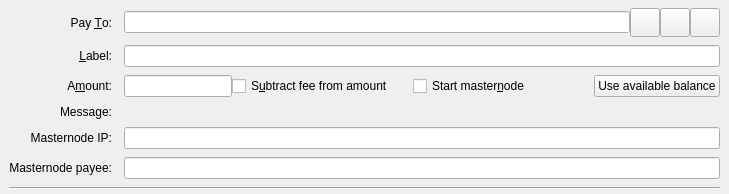
<?xml version="1.0" encoding="UTF-8"?>
<ui version="4.0">
 <class>SendCoinsEntry</class>
 <widget class="QStackedWidget" name="SendCoinsEntry">
  <property name="geometry">
   <rect>
    <x>0</x>
    <y>0</y>
    <width>729</width>
    <height>150</height>
   </rect>
  </property>
  <property name="focusPolicy">
   <enum>Qt::TabFocus</enum>
  </property>
  <property name="autoFillBackground">
   <bool>false</bool>
  </property>
  <widget class="QFrame" name="SendCoins">
   <property name="toolTip">
    <string>This is a normal payment.</string>
   </property>
   <property name="frameShape">
    <enum>QFrame::NoFrame</enum>
   </property>
   <layout class="QGridLayout" name="gridLayout">
    <property name="topMargin">
     <number>8</number>
    </property>
    <property name="bottomMargin">
     <number>4</number>
    </property>
    <property name="horizontalSpacing">
     <number>12</number>
    </property>
    <property name="verticalSpacing">
     <number>8</number>
    </property>
    <item row="0" column="0">
     <widget class="QLabel" name="payToLabel">
      <property name="text">
       <string>Pay &amp;To:</string>
      </property>
      <property name="alignment">
       <set>Qt::AlignRight|Qt::AlignTrailing|Qt::AlignVCenter</set>
      </property>
      <property name="buddy">
       <cstring>payTo</cstring>
      </property>
     </widget>
    </item>
    <item row="0" column="1">
     <layout class="QHBoxLayout" name="payToLayout">
      <property name="spacing">
       <number>0</number>
      </property>
      <item>
       <widget class="QValidatedLineEdit" name="payTo">
        <property name="toolTip">
         <string>The Cryptroxcoin address to send the payment to</string>
        </property>
       </widget>
      </item>
      <item>
       <widget class="QToolButton" name="addressBookButton">
        <property name="toolTip">
         <string>Choose previously used address</string>
        </property>
        <property name="text">
         <string/>
        </property>
        <property name="icon">
         <iconset resource="../bitcoin.qrc">
          <normaloff>:/icons/address-book</normaloff>:/icons/address-book</iconset>
        </property>
        <property name="iconSize">
         <size>
          <width>22</width>
          <height>22</height>
         </size>
        </property>
        <property name="shortcut">
         <string>Alt+A</string>
        </property>
       </widget>
      </item>
      <item>
       <widget class="QToolButton" name="pasteButton">
        <property name="toolTip">
         <string>Paste address from clipboard</string>
        </property>
        <property name="text">
         <string/>
        </property>
        <property name="icon">
         <iconset resource="../bitcoin.qrc">
          <normaloff>:/icons/editpaste</normaloff>:/icons/editpaste</iconset>
        </property>
        <property name="iconSize">
         <size>
          <width>22</width>
          <height>22</height>
         </size>
        </property>
        <property name="shortcut">
         <string>Alt+P</string>
        </property>
       </widget>
      </item>
      <item>
       <widget class="QToolButton" name="deleteButton">
        <property name="toolTip">
         <string>Remove this entry</string>
        </property>
        <property name="text">
         <string/>
        </property>
        <property name="icon">
         <iconset resource="../bitcoin.qrc">
          <normaloff>:/icons/remove</normaloff>:/icons/remove</iconset>
        </property>
        <property name="iconSize">
         <size>
          <width>22</width>
          <height>22</height>
         </size>
        </property>
       </widget>
      </item>
     </layout>
    </item>
    <item row="1" column="0">
     <widget class="QLabel" name="labellLabel">
      <property name="text">
       <string>&amp;Label:</string>
      </property>
      <property name="alignment">
       <set>Qt::AlignRight|Qt::AlignTrailing|Qt::AlignVCenter</set>
      </property>
      <property name="buddy">
       <cstring>addAsLabel</cstring>
      </property>
     </widget>
    </item>
    <item row="1" column="1">
     <widget class="QLineEdit" name="addAsLabel">
      <property name="toolTip">
       <string>Enter a label for this address to add it to the list of used addresses</string>
      </property>
     </widget>
    </item>
    <item row="2" column="0">
     <widget class="QLabel" name="amountLabel">
      <property name="text">
       <string>A&amp;mount:</string>
      </property>
      <property name="alignment">
       <set>Qt::AlignRight|Qt::AlignTrailing|Qt::AlignVCenter</set>
      </property>
      <property name="buddy">
       <cstring>payAmount</cstring>
      </property>
     </widget>
    </item>
    <item row="2" column="1">
     <layout class="QHBoxLayout" name="horizontalLayoutAmount" stretch="0,1,1,0">
      <item>
       <widget class="BitcoinAmountField" name="payAmount"/>
      </item>
      <item>
       <widget class="QCheckBox" name="checkboxSubtractFeeFromAmount">
        <property name="toolTip">
         <string>The fee will be deducted from the amount being sent. The recipient will receive less Cryptroxcoins than you enter in the amount field. If multiple recipients are selected, the fee is split equally.</string>
        </property>
        <property name="text">
         <string>S&amp;ubtract fee from amount</string>
        </property>
       </widget>
      </item>
      <item>
       <widget class="QCheckBox" name="checkboxStartMasternode">
        <property name="toolTip">
         <string>Collateral will start masternode.</string>
        </property>
        <property name="text">
         <string>Start master&amp;node</string>
        </property>
       </widget>
      </item>
      <item>
       <widget class="QPushButton" name="useAvailableBalanceButton">
        <property name="text">
         <string>Use available balance</string>
        </property>
       </widget>
      </item>
     </layout>
    </item>
    <item row="3" column="0">
     <widget class="QLabel" name="messageLabel">
      <property name="text">
       <string>Message:</string>
      </property>
      <property name="alignment">
       <set>Qt::AlignRight|Qt::AlignTrailing|Qt::AlignVCenter</set>
      </property>
     </widget>
    </item>
    <item row="3" column="1">
     <widget class="QLabel" name="messageTextLabel">
      <property name="toolTip">
       <string>A message that was attached to the Cryptroxcoin: URI which will be stored with the transaction for your reference. Note: This message will not be sent over the Cryptroxcoin network.</string>
      </property>
      <property name="textFormat">
       <enum>Qt::PlainText</enum>
      </property>
     </widget>
    </item>
    <item row="4" column="0">
     <widget class="QLabel" name="labelMasternodeIP">
      <property name="text">
       <string>Masternode IP:</string>
      </property>
      <property name="alignment">
       <set>Qt::AlignRight|Qt::AlignTrailing|Qt::AlignVCenter</set>
      </property>
      <property name="buddy">
       <cstring>masternodeIP</cstring>
      </property>
     </widget>
    </item>
    <item row="4" column="1">
     <widget class="QValidatedLineEdit" name="masternodeIP">
      <property name="toolTip">
       <string>Enter a masternode IP address.</string>
      </property>
     </widget>
    </item>
    <item row="5" column="0">
     <widget class="QLabel" name="labelMasternodePayee">
      <property name="text">
       <string>Masternode payee:</string>
      </property>
      <property name="alignment">
       <set>Qt::AlignRight|Qt::AlignTrailing|Qt::AlignVCenter</set>
      </property>
      <property name="buddy">
       <cstring>masternodePayee</cstring>
      </property>
     </widget>
    </item>
    <item row="5" column="1">
     <widget class="QValidatedLineEdit" name="masternodePayee">
      <property name="toolTip">
       <string>Enter a masternode payee address or leave empty if same as Pay To address.</string>
      </property>
     </widget>
    </item>
    <item row="6" column="0" colspan="2">
     <widget class="Line" name="line">
      <property name="orientation">
       <enum>Qt::Horizontal</enum>
      </property>
     </widget>
    </item>
   </layout>
  </widget>
  <widget class="QFrame" name="SendCoins_UnauthenticatedPaymentRequest">
   <property name="palette">
    <palette>
     <active>
      <colorrole role="WindowText">
       <brush brushstyle="SolidPattern">
        <color alpha="255">
         <red>0</red>
         <green>0</green>
         <blue>0</blue>
        </color>
       </brush>
      </colorrole>
      <colorrole role="Button">
       <brush brushstyle="SolidPattern">
        <color alpha="255">
         <red>255</red>
         <green>255</green>
         <blue>127</blue>
        </color>
       </brush>
      </colorrole>
      <colorrole role="Light">
       <brush brushstyle="SolidPattern">
        <color alpha="255">
         <red>255</red>
         <green>255</green>
         <blue>255</blue>
        </color>
       </brush>
      </colorrole>
      <colorrole role="Midlight">
       <brush brushstyle="SolidPattern">
        <color alpha="255">
         <red>255</red>
         <green>255</green>
         <blue>191</blue>
        </color>
       </brush>
      </colorrole>
      <colorrole role="Dark">
       <brush brushstyle="SolidPattern">
        <color alpha="255">
         <red>127</red>
         <green>127</green>
         <blue>63</blue>
        </color>
       </brush>
      </colorrole>
      <colorrole role="Mid">
       <brush brushstyle="SolidPattern">
        <color alpha="255">
         <red>170</red>
         <green>170</green>
         <blue>84</blue>
        </color>
       </brush>
      </colorrole>
      <colorrole role="Text">
       <brush brushstyle="SolidPattern">
        <color alpha="255">
         <red>0</red>
         <green>0</green>
         <blue>0</blue>
        </color>
       </brush>
      </colorrole>
      <colorrole role="BrightText">
       <brush brushstyle="SolidPattern">
        <color alpha="255">
         <red>255</red>
         <green>255</green>
         <blue>255</blue>
        </color>
       </brush>
      </colorrole>
      <colorrole role="ButtonText">
       <brush brushstyle="SolidPattern">
        <color alpha="255">
         <red>0</red>
         <green>0</green>
         <blue>0</blue>
        </color>
       </brush>
      </colorrole>
      <colorrole role="Base">
       <brush brushstyle="SolidPattern">
        <color alpha="255">
         <red>255</red>
         <green>255</green>
         <blue>255</blue>
        </color>
       </brush>
      </colorrole>
      <colorrole role="Window">
       <brush brushstyle="SolidPattern">
        <color alpha="255">
         <red>255</red>
         <green>255</green>
         <blue>127</blue>
        </color>
       </brush>
      </colorrole>
      <colorrole role="Shadow">
       <brush brushstyle="SolidPattern">
        <color alpha="255">
         <red>0</red>
         <green>0</green>
         <blue>0</blue>
        </color>
       </brush>
      </colorrole>
      <colorrole role="AlternateBase">
       <brush brushstyle="SolidPattern">
        <color alpha="255">
         <red>255</red>
         <green>255</green>
         <blue>191</blue>
        </color>
       </brush>
      </colorrole>
      <colorrole role="ToolTipBase">
       <brush brushstyle="SolidPattern">
        <color alpha="255">
         <red>255</red>
         <green>255</green>
         <blue>220</blue>
        </color>
       </brush>
      </colorrole>
      <colorrole role="ToolTipText">
       <brush brushstyle="SolidPattern">
        <color alpha="255">
         <red>0</red>
         <green>0</green>
         <blue>0</blue>
        </color>
       </brush>
      </colorrole>
     </active>
     <inactive>
      <colorrole role="WindowText">
       <brush brushstyle="SolidPattern">
        <color alpha="255">
         <red>0</red>
         <green>0</green>
         <blue>0</blue>
        </color>
       </brush>
      </colorrole>
      <colorrole role="Button">
       <brush brushstyle="SolidPattern">
        <color alpha="255">
         <red>255</red>
         <green>255</green>
         <blue>127</blue>
        </color>
       </brush>
      </colorrole>
      <colorrole role="Light">
       <brush brushstyle="SolidPattern">
        <color alpha="255">
         <red>255</red>
         <green>255</green>
         <blue>255</blue>
        </color>
       </brush>
      </colorrole>
      <colorrole role="Midlight">
       <brush brushstyle="SolidPattern">
        <color alpha="255">
         <red>255</red>
         <green>255</green>
         <blue>191</blue>
        </color>
       </brush>
      </colorrole>
      <colorrole role="Dark">
       <brush brushstyle="SolidPattern">
        <color alpha="255">
         <red>127</red>
         <green>127</green>
         <blue>63</blue>
        </color>
       </brush>
      </colorrole>
      <colorrole role="Mid">
       <brush brushstyle="SolidPattern">
        <color alpha="255">
         <red>170</red>
         <green>170</green>
         <blue>84</blue>
        </color>
       </brush>
      </colorrole>
      <colorrole role="Text">
       <brush brushstyle="SolidPattern">
        <color alpha="255">
         <red>0</red>
         <green>0</green>
         <blue>0</blue>
        </color>
       </brush>
      </colorrole>
      <colorrole role="BrightText">
       <brush brushstyle="SolidPattern">
        <color alpha="255">
         <red>255</red>
         <green>255</green>
         <blue>255</blue>
        </color>
       </brush>
      </colorrole>
      <colorrole role="ButtonText">
       <brush brushstyle="SolidPattern">
        <color alpha="255">
         <red>0</red>
         <green>0</green>
         <blue>0</blue>
        </color>
       </brush>
      </colorrole>
      <colorrole role="Base">
       <brush brushstyle="SolidPattern">
        <color alpha="255">
         <red>255</red>
         <green>255</green>
         <blue>255</blue>
        </color>
       </brush>
      </colorrole>
      <colorrole role="Window">
       <brush brushstyle="SolidPattern">
        <color alpha="255">
         <red>255</red>
         <green>255</green>
         <blue>127</blue>
        </color>
       </brush>
      </colorrole>
      <colorrole role="Shadow">
       <brush brushstyle="SolidPattern">
        <color alpha="255">
         <red>0</red>
         <green>0</green>
         <blue>0</blue>
        </color>
       </brush>
      </colorrole>
      <colorrole role="AlternateBase">
       <brush brushstyle="SolidPattern">
        <color alpha="255">
         <red>255</red>
         <green>255</green>
         <blue>191</blue>
        </color>
       </brush>
      </colorrole>
      <colorrole role="ToolTipBase">
       <brush brushstyle="SolidPattern">
        <color alpha="255">
         <red>255</red>
         <green>255</green>
         <blue>220</blue>
        </color>
       </brush>
      </colorrole>
      <colorrole role="ToolTipText">
       <brush brushstyle="SolidPattern">
        <color alpha="255">
         <red>0</red>
         <green>0</green>
         <blue>0</blue>
        </color>
       </brush>
      </colorrole>
     </inactive>
     <disabled>
      <colorrole role="WindowText">
       <brush brushstyle="SolidPattern">
        <color alpha="255">
         <red>127</red>
         <green>127</green>
         <blue>63</blue>
        </color>
       </brush>
      </colorrole>
      <colorrole role="Button">
       <brush brushstyle="SolidPattern">
        <color alpha="255">
         <red>255</red>
         <green>255</green>
         <blue>127</blue>
        </color>
       </brush>
      </colorrole>
      <colorrole role="Light">
       <brush brushstyle="SolidPattern">
        <color alpha="255">
         <red>255</red>
         <green>255</green>
         <blue>255</blue>
        </color>
       </brush>
      </colorrole>
      <colorrole role="Midlight">
       <brush brushstyle="SolidPattern">
        <color alpha="255">
         <red>255</red>
         <green>255</green>
         <blue>191</blue>
        </color>
       </brush>
      </colorrole>
      <colorrole role="Dark">
       <brush brushstyle="SolidPattern">
        <color alpha="255">
         <red>127</red>
         <green>127</green>
         <blue>63</blue>
        </color>
       </brush>
      </colorrole>
      <colorrole role="Mid">
       <brush brushstyle="SolidPattern">
        <color alpha="255">
         <red>170</red>
         <green>170</green>
         <blue>84</blue>
        </color>
       </brush>
      </colorrole>
      <colorrole role="Text">
       <brush brushstyle="SolidPattern">
        <color alpha="255">
         <red>127</red>
         <green>127</green>
         <blue>63</blue>
        </color>
       </brush>
      </colorrole>
      <colorrole role="BrightText">
       <brush brushstyle="SolidPattern">
        <color alpha="255">
         <red>255</red>
         <green>255</green>
         <blue>255</blue>
        </color>
       </brush>
      </colorrole>
      <colorrole role="ButtonText">
       <brush brushstyle="SolidPattern">
        <color alpha="255">
         <red>127</red>
         <green>127</green>
         <blue>63</blue>
        </color>
       </brush>
      </colorrole>
      <colorrole role="Base">
       <brush brushstyle="SolidPattern">
        <color alpha="255">
         <red>255</red>
         <green>255</green>
         <blue>127</blue>
        </color>
       </brush>
      </colorrole>
      <colorrole role="Window">
       <brush brushstyle="SolidPattern">
        <color alpha="255">
         <red>255</red>
         <green>255</green>
         <blue>127</blue>
        </color>
       </brush>
      </colorrole>
      <colorrole role="Shadow">
       <brush brushstyle="SolidPattern">
        <color alpha="255">
         <red>0</red>
         <green>0</green>
         <blue>0</blue>
        </color>
       </brush>
      </colorrole>
      <colorrole role="AlternateBase">
       <brush brushstyle="SolidPattern">
        <color alpha="255">
         <red>255</red>
         <green>255</green>
         <blue>127</blue>
        </color>
       </brush>
      </colorrole>
      <colorrole role="ToolTipBase">
       <brush brushstyle="SolidPattern">
        <color alpha="255">
         <red>255</red>
         <green>255</green>
         <blue>220</blue>
        </color>
       </brush>
      </colorrole>
      <colorrole role="ToolTipText">
       <brush brushstyle="SolidPattern">
        <color alpha="255">
         <red>0</red>
         <green>0</green>
         <blue>0</blue>
        </color>
       </brush>
      </colorrole>
     </disabled>
    </palette>
   </property>
   <property name="toolTip">
    <string>This is an unauthenticated payment request.</string>
   </property>
   <property name="autoFillBackground">
    <bool>true</bool>
   </property>
   <property name="frameShape">
    <enum>QFrame::NoFrame</enum>
   </property>
   <layout class="QGridLayout" name="gridLayout_is">
    <property name="spacing">
     <number>12</number>
    </property>
    <item row="0" column="0">
     <widget class="QLabel" name="payToLabel_is">
      <property name="text">
       <string>Pay To:</string>
      </property>
      <property name="alignment">
       <set>Qt::AlignRight|Qt::AlignTrailing|Qt::AlignVCenter</set>
      </property>
     </widget>
    </item>
    <item row="0" column="1">
     <layout class="QHBoxLayout" name="payToLayout_is">
      <property name="spacing">
       <number>0</number>
      </property>
      <item>
       <widget class="QLabel" name="payTo_is"/>
      </item>
      <item>
       <widget class="QToolButton" name="deleteButton_is">
        <property name="toolTip">
         <string>Remove this entry</string>
        </property>
        <property name="text">
         <string/>
        </property>
        <property name="icon">
         <iconset resource="../bitcoin.qrc">
          <normaloff>:/icons/remove</normaloff>:/icons/remove</iconset>
        </property>
       </widget>
      </item>
     </layout>
    </item>
    <item row="1" column="0">
     <widget class="QLabel" name="memoLabel_is">
      <property name="text">
       <string>Memo:</string>
      </property>
      <property name="alignment">
       <set>Qt::AlignRight|Qt::AlignTrailing|Qt::AlignVCenter</set>
      </property>
     </widget>
    </item>
    <item row="1" column="1">
     <widget class="QLabel" name="memoTextLabel_is">
      <property name="textFormat">
       <enum>Qt::PlainText</enum>
      </property>
     </widget>
    </item>
    <item row="2" column="0">
     <widget class="QLabel" name="amountLabel_is">
      <property name="text">
       <string>A&amp;mount:</string>
      </property>
      <property name="alignment">
       <set>Qt::AlignRight|Qt::AlignTrailing|Qt::AlignVCenter</set>
      </property>
      <property name="buddy">
       <cstring>payAmount_is</cstring>
      </property>
     </widget>
    </item>
    <item row="2" column="1">
     <widget class="BitcoinAmountField" name="payAmount_is">
      <property name="acceptDrops">
       <bool>false</bool>
      </property>
     </widget>
    </item>
   </layout>
  </widget>
  <widget class="QFrame" name="SendCoins_AuthenticatedPaymentRequest">
   <property name="palette">
    <palette>
     <active>
      <colorrole role="WindowText">
       <brush brushstyle="SolidPattern">
        <color alpha="255">
         <red>0</red>
         <green>0</green>
         <blue>0</blue>
        </color>
       </brush>
      </colorrole>
      <colorrole role="Button">
       <brush brushstyle="SolidPattern">
        <color alpha="255">
         <red>140</red>
         <green>232</green>
         <blue>119</blue>
        </color>
       </brush>
      </colorrole>
      <colorrole role="Light">
       <brush brushstyle="SolidPattern">
        <color alpha="255">
         <red>230</red>
         <green>255</green>
         <blue>224</blue>
        </color>
       </brush>
      </colorrole>
      <colorrole role="Midlight">
       <brush brushstyle="SolidPattern">
        <color alpha="255">
         <red>185</red>
         <green>243</green>
         <blue>171</blue>
        </color>
       </brush>
      </colorrole>
      <colorrole role="Dark">
       <brush brushstyle="SolidPattern">
        <color alpha="255">
         <red>70</red>
         <green>116</green>
         <blue>59</blue>
        </color>
       </brush>
      </colorrole>
      <colorrole role="Mid">
       <brush brushstyle="SolidPattern">
        <color alpha="255">
         <red>93</red>
         <green>155</green>
         <blue>79</blue>
        </color>
       </brush>
      </colorrole>
      <colorrole role="Text">
       <brush brushstyle="SolidPattern">
        <color alpha="255">
         <red>0</red>
         <green>0</green>
         <blue>0</blue>
        </color>
       </brush>
      </colorrole>
      <colorrole role="BrightText">
       <brush brushstyle="SolidPattern">
        <color alpha="255">
         <red>155</red>
         <green>255</green>
         <blue>147</blue>
        </color>
       </brush>
      </colorrole>
      <colorrole role="ButtonText">
       <brush brushstyle="SolidPattern">
        <color alpha="255">
         <red>0</red>
         <green>0</green>
         <blue>0</blue>
        </color>
       </brush>
      </colorrole>
      <colorrole role="Base">
       <brush brushstyle="SolidPattern">
        <color alpha="255">
         <red>119</red>
         <green>255</green>
         <blue>233</blue>
        </color>
       </brush>
      </colorrole>
      <colorrole role="Window">
       <brush brushstyle="SolidPattern">
        <color alpha="255">
         <red>140</red>
         <green>232</green>
         <blue>119</blue>
        </color>
       </brush>
      </colorrole>
      <colorrole role="Shadow">
       <brush brushstyle="SolidPattern">
        <color alpha="255">
         <red>0</red>
         <green>0</green>
         <blue>0</blue>
        </color>
       </brush>
      </colorrole>
      <colorrole role="AlternateBase">
       <brush brushstyle="SolidPattern">
        <color alpha="255">
         <red>197</red>
         <green>243</green>
         <blue>187</blue>
        </color>
       </brush>
      </colorrole>
      <colorrole role="NoRole">
       <brush brushstyle="SolidPattern">
        <color alpha="255">
         <red>125</red>
         <green>194</green>
         <blue>122</blue>
        </color>
       </brush>
      </colorrole>
      <colorrole role="ToolTipBase">
       <brush brushstyle="SolidPattern">
        <color alpha="255">
         <red>255</red>
         <green>255</green>
         <blue>220</blue>
        </color>
       </brush>
      </colorrole>
      <colorrole role="ToolTipText">
       <brush brushstyle="SolidPattern">
        <color alpha="255">
         <red>0</red>
         <green>0</green>
         <blue>0</blue>
        </color>
       </brush>
      </colorrole>
     </active>
     <inactive>
      <colorrole role="WindowText">
       <brush brushstyle="SolidPattern">
        <color alpha="255">
         <red>0</red>
         <green>0</green>
         <blue>0</blue>
        </color>
       </brush>
      </colorrole>
      <colorrole role="Button">
       <brush brushstyle="SolidPattern">
        <color alpha="255">
         <red>140</red>
         <green>232</green>
         <blue>119</blue>
        </color>
       </brush>
      </colorrole>
      <colorrole role="Light">
       <brush brushstyle="SolidPattern">
        <color alpha="255">
         <red>230</red>
         <green>255</green>
         <blue>224</blue>
        </color>
       </brush>
      </colorrole>
      <colorrole role="Midlight">
       <brush brushstyle="SolidPattern">
        <color alpha="255">
         <red>185</red>
         <green>243</green>
         <blue>171</blue>
        </color>
       </brush>
      </colorrole>
      <colorrole role="Dark">
       <brush brushstyle="SolidPattern">
        <color alpha="255">
         <red>70</red>
         <green>116</green>
         <blue>59</blue>
        </color>
       </brush>
      </colorrole>
      <colorrole role="Mid">
       <brush brushstyle="SolidPattern">
        <color alpha="255">
         <red>93</red>
         <green>155</green>
         <blue>79</blue>
        </color>
       </brush>
      </colorrole>
      <colorrole role="Text">
       <brush brushstyle="SolidPattern">
        <color alpha="255">
         <red>0</red>
         <green>0</green>
         <blue>0</blue>
        </color>
       </brush>
      </colorrole>
      <colorrole role="BrightText">
       <brush brushstyle="SolidPattern">
        <color alpha="255">
         <red>155</red>
         <green>255</green>
         <blue>147</blue>
        </color>
       </brush>
      </colorrole>
      <colorrole role="ButtonText">
       <brush brushstyle="SolidPattern">
        <color alpha="255">
         <red>0</red>
         <green>0</green>
         <blue>0</blue>
        </color>
       </brush>
      </colorrole>
      <colorrole role="Base">
       <brush brushstyle="SolidPattern">
        <color alpha="255">
         <red>119</red>
         <green>255</green>
         <blue>233</blue>
        </color>
       </brush>
      </colorrole>
      <colorrole role="Window">
       <brush brushstyle="SolidPattern">
        <color alpha="255">
         <red>140</red>
         <green>232</green>
         <blue>119</blue>
        </color>
       </brush>
      </colorrole>
      <colorrole role="Shadow">
       <brush brushstyle="SolidPattern">
        <color alpha="255">
         <red>0</red>
         <green>0</green>
         <blue>0</blue>
        </color>
       </brush>
      </colorrole>
      <colorrole role="AlternateBase">
       <brush brushstyle="SolidPattern">
        <color alpha="255">
         <red>197</red>
         <green>243</green>
         <blue>187</blue>
        </color>
       </brush>
      </colorrole>
      <colorrole role="NoRole">
       <brush brushstyle="SolidPattern">
        <color alpha="255">
         <red>125</red>
         <green>194</green>
         <blue>122</blue>
        </color>
       </brush>
      </colorrole>
      <colorrole role="ToolTipBase">
       <brush brushstyle="SolidPattern">
        <color alpha="255">
         <red>255</red>
         <green>255</green>
         <blue>220</blue>
        </color>
       </brush>
      </colorrole>
      <colorrole role="ToolTipText">
       <brush brushstyle="SolidPattern">
        <color alpha="255">
         <red>0</red>
         <green>0</green>
         <blue>0</blue>
        </color>
       </brush>
      </colorrole>
     </inactive>
     <disabled>
      <colorrole role="WindowText">
       <brush brushstyle="SolidPattern">
        <color alpha="255">
         <red>70</red>
         <green>116</green>
         <blue>59</blue>
        </color>
       </brush>
      </colorrole>
      <colorrole role="Button">
       <brush brushstyle="SolidPattern">
        <color alpha="255">
         <red>140</red>
         <green>232</green>
         <blue>119</blue>
        </color>
       </brush>
      </colorrole>
      <colorrole role="Light">
       <brush brushstyle="SolidPattern">
        <color alpha="255">
         <red>230</red>
         <green>255</green>
         <blue>224</blue>
        </color>
       </brush>
      </colorrole>
      <colorrole role="Midlight">
       <brush brushstyle="SolidPattern">
        <color alpha="255">
         <red>185</red>
         <green>243</green>
         <blue>171</blue>
        </color>
       </brush>
      </colorrole>
      <colorrole role="Dark">
       <brush brushstyle="SolidPattern">
        <color alpha="255">
         <red>70</red>
         <green>116</green>
         <blue>59</blue>
        </color>
       </brush>
      </colorrole>
      <colorrole role="Mid">
       <brush brushstyle="SolidPattern">
        <color alpha="255">
         <red>93</red>
         <green>155</green>
         <blue>79</blue>
        </color>
       </brush>
      </colorrole>
      <colorrole role="Text">
       <brush brushstyle="SolidPattern">
        <color alpha="255">
         <red>70</red>
         <green>116</green>
         <blue>59</blue>
        </color>
       </brush>
      </colorrole>
      <colorrole role="BrightText">
       <brush brushstyle="SolidPattern">
        <color alpha="255">
         <red>155</red>
         <green>255</green>
         <blue>147</blue>
        </color>
       </brush>
      </colorrole>
      <colorrole role="ButtonText">
       <brush brushstyle="SolidPattern">
        <color alpha="255">
         <red>70</red>
         <green>116</green>
         <blue>59</blue>
        </color>
       </brush>
      </colorrole>
      <colorrole role="Base">
       <brush brushstyle="SolidPattern">
        <color alpha="255">
         <red>140</red>
         <green>232</green>
         <blue>119</blue>
        </color>
       </brush>
      </colorrole>
      <colorrole role="Window">
       <brush brushstyle="SolidPattern">
        <color alpha="255">
         <red>140</red>
         <green>232</green>
         <blue>119</blue>
        </color>
       </brush>
      </colorrole>
      <colorrole role="Shadow">
       <brush brushstyle="SolidPattern">
        <color alpha="255">
         <red>0</red>
         <green>0</green>
         <blue>0</blue>
        </color>
       </brush>
      </colorrole>
      <colorrole role="AlternateBase">
       <brush brushstyle="SolidPattern">
        <color alpha="255">
         <red>140</red>
         <green>232</green>
         <blue>119</blue>
        </color>
       </brush>
      </colorrole>
      <colorrole role="NoRole">
       <brush brushstyle="SolidPattern">
        <color alpha="255">
         <red>125</red>
         <green>194</green>
         <blue>122</blue>
        </color>
       </brush>
      </colorrole>
      <colorrole role="ToolTipBase">
       <brush brushstyle="SolidPattern">
        <color alpha="255">
         <red>255</red>
         <green>255</green>
         <blue>220</blue>
        </color>
       </brush>
      </colorrole>
      <colorrole role="ToolTipText">
       <brush brushstyle="SolidPattern">
        <color alpha="255">
         <red>0</red>
         <green>0</green>
         <blue>0</blue>
        </color>
       </brush>
      </colorrole>
     </disabled>
    </palette>
   </property>
   <property name="toolTip">
    <string>This is an authenticated payment request.</string>
   </property>
   <property name="autoFillBackground">
    <bool>true</bool>
   </property>
   <property name="frameShape">
    <enum>QFrame::NoFrame</enum>
   </property>
   <layout class="QGridLayout" name="gridLayout_s">
    <property name="spacing">
     <number>12</number>
    </property>
    <item row="0" column="0">
     <widget class="QLabel" name="payToLabel_s">
      <property name="text">
       <string>Pay To:</string>
      </property>
      <property name="alignment">
       <set>Qt::AlignRight|Qt::AlignTrailing|Qt::AlignVCenter</set>
      </property>
     </widget>
    </item>
    <item row="0" column="1">
     <layout class="QHBoxLayout" name="payToLayout_s">
      <property name="spacing">
       <number>0</number>
      </property>
      <item>
       <widget class="QLabel" name="payTo_s">
        <property name="textFormat">
         <enum>Qt::PlainText</enum>
        </property>
       </widget>
      </item>
      <item>
       <widget class="QToolButton" name="deleteButton_s">
        <property name="toolTip">
         <string>Remove this entry</string>
        </property>
        <property name="text">
         <string/>
        </property>
        <property name="icon">
         <iconset resource="../bitcoin.qrc">
          <normaloff>:/icons/remove</normaloff>:/icons/remove</iconset>
        </property>
       </widget>
      </item>
     </layout>
    </item>
    <item row="1" column="0">
     <widget class="QLabel" name="memoLabel_s">
      <property name="text">
       <string>Memo:</string>
      </property>
      <property name="alignment">
       <set>Qt::AlignRight|Qt::AlignTrailing|Qt::AlignVCenter</set>
      </property>
     </widget>
    </item>
    <item row="1" column="1">
     <widget class="QLabel" name="memoTextLabel_s">
      <property name="textFormat">
       <enum>Qt::PlainText</enum>
      </property>
     </widget>
    </item>
    <item row="2" column="0">
     <widget class="QLabel" name="amountLabel_s">
      <property name="text">
       <string>A&amp;mount:</string>
      </property>
      <property name="alignment">
       <set>Qt::AlignRight|Qt::AlignTrailing|Qt::AlignVCenter</set>
      </property>
      <property name="buddy">
       <cstring>payAmount_s</cstring>
      </property>
     </widget>
    </item>
    <item row="2" column="1">
     <widget class="BitcoinAmountField" name="payAmount_s">
      <property name="acceptDrops">
       <bool>false</bool>
      </property>
     </widget>
    </item>
   </layout>
  </widget>
 </widget>
 <customwidgets>
  <customwidget>
   <class>QValidatedLineEdit</class>
   <extends>QLineEdit</extends>
   <header>qt/qvalidatedlineedit.h</header>
  </customwidget>
  <customwidget>
   <class>BitcoinAmountField</class>
   <extends>QLineEdit</extends>
   <header>qt/bitcoinamountfield.h</header>
  </customwidget>
 </customwidgets>
 <tabstops>
  <tabstop>payTo</tabstop>
  <tabstop>addressBookButton</tabstop>
  <tabstop>pasteButton</tabstop>
  <tabstop>deleteButton</tabstop>
  <tabstop>addAsLabel</tabstop>
  <tabstop>payAmount</tabstop>
  <tabstop>payAmount_is</tabstop>
  <tabstop>deleteButton_is</tabstop>
  <tabstop>payAmount_s</tabstop>
  <tabstop>deleteButton_s</tabstop>
 </tabstops>
 <resources>
  <include location="../bitcoin.qrc"/>
 </resources>
 <connections/>
</ui>
